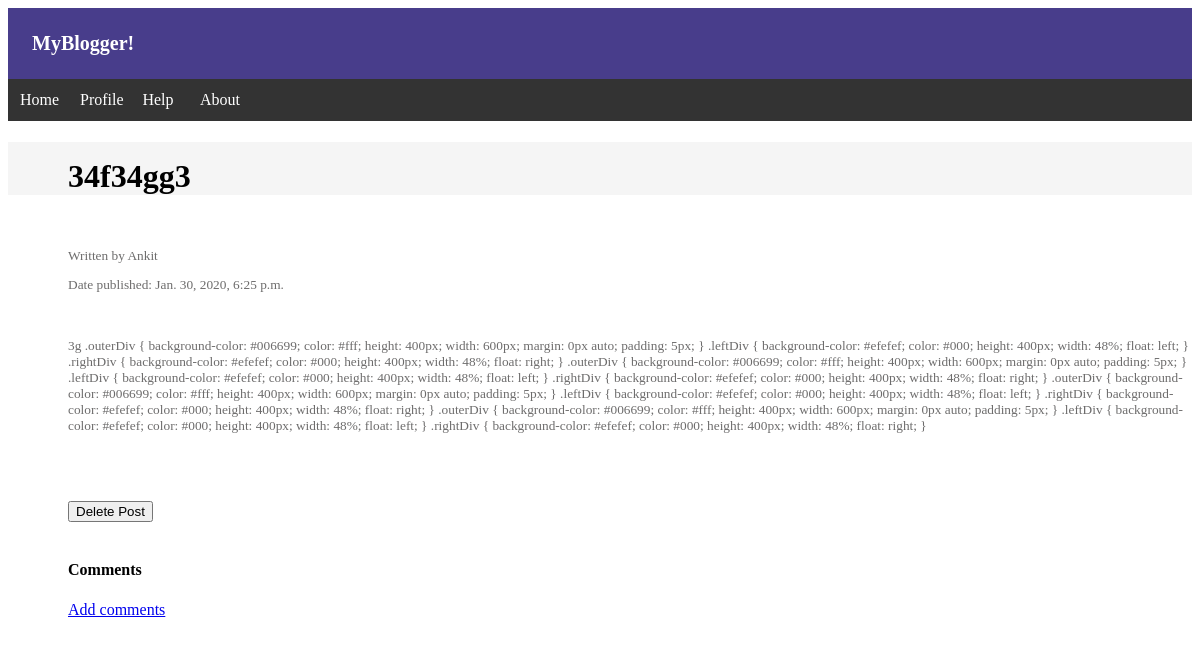
Page /blogger/16/ (signed in) on the committed database.
### blogger/models.py (models this page shows, shortened)
class Topic(models.Model):
    user=models.ForeignKey(User,on_delete=models.CASCADE)
    topicname=models.CharField(max_length=200, unique=True)
    text=models.TextField()
    pub_date=models.DateTimeField('Date published')

class User(models.Model):
    username=models.CharField(max_length=200, unique=True)
    usermail=models.EmailField()
    userpassword=models.CharField(max_length=50)
    created_date=models.DateTimeField('Account Created')

### blogger/views.py (the view)
# urls.py: path('<int:topic_id>/',views.details, name="Topic details"),
def details(request, topic_id):
    full=Topic.objects.get(pk=topic_id)
    full.comments_set.all()
    if request.session['is_logged']== True:
        userinfo=(full.user.username ==User.objects.get(pk=request.session['id']).username)
    else:
        userinfo='Not logged in'
    context={'full':full,'userinfo':userinfo}
    if (request.method =="POST" and 'del' in request.POST):
        full.delete()
        return redirect('/blogger/')
    return render(request,'blogger/details.html',context)

### blogger/templates/blogger/details.html (shortened to what this page needs)
{% load static %}
<!DOCTYPE html>
<html>
<link rel="stylesheet" href="{% static 'css/blogger.css' %}">
<body>
    <header>MyBlogger! </header>
    <ul id="menu">
        <li class="menuclass"><a class="menuitem" href="/blogger">Home</a></li>
        <li class="menuclass"><a class="menuitem" href="">Profile</a></li>
        <li class="menuclass"><a class="menuitem" href="">Help</a></li>
        <li class="menuclass"><a class="menuitem" href="">About</a></li>
    </ul>
    <h1>{{full.topicname}}</h1><br>
    <p>Written by {{full.user.username}} </p>
    <p>Date published: {{full.pub_date}}</p><br>
    <p>{{full.text}}</p><br>
    <br> {% if userinfo == True %}
    <div class="dele">
        <form method="POST"> <br>
            <button type="submit" name="del">Delete Post</button> {% csrf_token %}
        </form>
    </div>
    {% endif %}
    <br>
    <div class="comment">
        <h4>Comments</h4>
        {% if userinfo != 'Not logged in' %}
        <a href="{% url 'comments' full.id %}"> Add comments </a> {% else %}
        <p>Login to comment</p>
        {% endif %}
    </div>
</body>
</html>

### blogger/static/css/blogger.css (style rules this page uses)
p { font-size: smaller; color: grey; font-family: 'Lucida Sans'; }
header { font-size: 20px; padding-left: 2vw; padding-top: 2vw; padding-bottom: 2vw; background-color: darkslateblue; color: white; text-emphasis: bold; text-align: left; text-shadow: bisque; text-decoration-color: blue; font-weight: bolder; font-family: cursive; }
#menu { list-style-type: none; margin: 0; padding: 0; overflow: hidden; background-color: #333; }
.menuclass { float: left; }
.menuitem { display: block; width: 3vw; color: white; text-align: center; padding: 1vw 1vw; text-decoration: none; }

### blogger/templates/blogger/details.html (style rules this page uses)
p { padding-left: 5vw; font-size: smaller; color: rgb(109, 108, 108); }
h1 { font-family: Verdana; padding-left: 5vw; padding-top: 1.3vw; list-style-type: none; background-color: whitesmoke; }
.dele { padding-left: 5vw; }
.comment { padding-left: 5vw; }

### rows in the picture
Topic: topicname "34f34gg3", user.username "Ankit", pub_date "Jan. 30, 2020, 6:25 p.m.", text "3g .outerDiv { background-color: #006699; color: #fff; height: 400px; width: 600px; margin: 0px auto; padding: 5px; } .leftDiv { background-color: #efefef; color: #000; height: 400px; width: 48%; float: left; } .rightDiv { background-color: #efefef; color: #000; height: 400px; width: 48%; float: right; } .outerDiv { background-color: #006699; color: #fff; height: 400px; width: 600px; margin: 0px auto; padding: 5px; } .leftDiv { background-color: #efefef; color: #000; height: 400px; width: 48%; float: left; } .rightDiv { background-color: #efefef; color: #000; height: 400px; width: 48%; float: right; } .outerDiv { background-color: #006699; color: #fff; height: 400px; width: 600px; margin:…"
